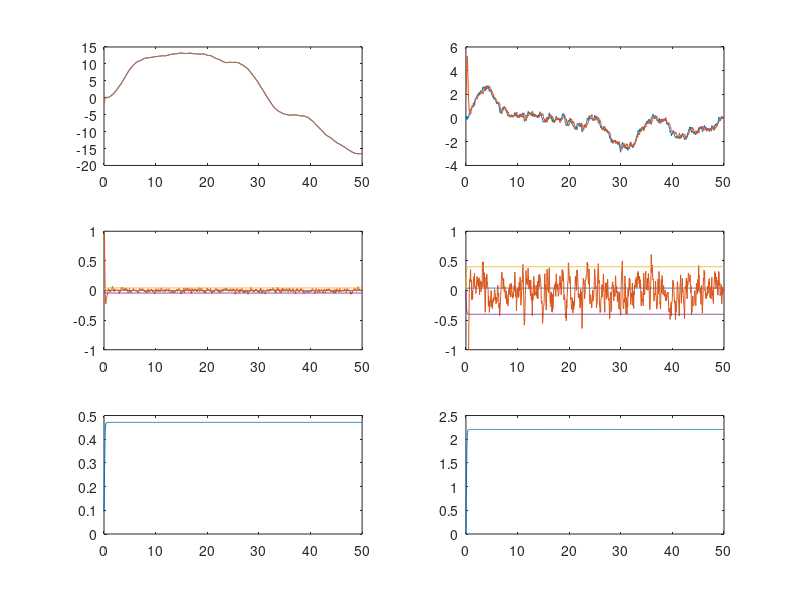

Write the MATLAB code that produced this figure.
clear all
close all

load('hw1_soln_data.mat');

m = 100;
b = 20;
Ts = .05;

A_C = [0 1;0  -b/m];
B_C = [0; 1/m];
C_C = [1 0];
D_C = 0;

SYSC = ss(A_C,B_C,C_C,D_C);
SYSD = c2d(SYSC,Ts);

A = SYSD.A;
B = SYSD.B;
C = SYSD.C;
D = SYSD.D;

Time = t;%0:Ts:40;

states_actual = [xtr;vtr]%zeros(2,length(Time)+1);
states_predicted = zeros(2,length(Time)+1);
kalman_gains = zeros(2,length(Time));
covariances = zeros(2,length(Time)+1);

index_counter = 1

R = flipud(fliplr(R));%diag([.0001,.01]);
%Q = .001;

Sigma = .000001*eye(2);
covariances(1,1) = Sigma(1,1);
covariances(2,1) = Sigma(2,2);

estimated_state =flipud(mu0);%[0;0];
states_predicted(:,1) = estimated_state;

u_overtime = u;
for t = Time
%     if t<5
%         u = 50;
%     elseif t>=25 && t<30
%         u = -50;
%     else
%         u = 0;
%     end
    u = u_overtime(index_counter);
%     current_state = states_actual(:,index_counter);
%     next_state = A*current_state+B*u+mvnrnd([0;0],R)';
%     states_actual(:,index_counter+1) = next_state;
    
    estimated_state  = A*estimated_state+B*u;
    Sigma = A*Sigma*A'+R;
    K = Sigma*C'/(C*Sigma*C'+Q);
    estimated_state = estimated_state+...
        K*(z(index_counter)-C*estimated_state);
    Sigma = (eye(2)-K*C)*Sigma;
    kalman_gains(:,index_counter) = K;
    covariances(:,index_counter+1) = diag(Sigma);
    
    states_predicted(:,index_counter+1)=estimated_state;
    
    index_counter = index_counter + 1;
end


subplot(3,2,5);
plot(Time,kalman_gains(1,:));

subplot(3,2,6);
plot(Time,kalman_gains(2,:));

%

subplot(3,2,1);
plot(Time,states_actual(1,:));
hold on
plot(Time,states_predicted(1,1:end-1));

subplot(3,2,2);
plot(Time,states_actual(2,:));
hold on
plot(Time,states_predicted(2,1:end-1));

%Time = [Time max(Time)+Ts];
subplot(3,2,3);
plot(Time,covariances(1,1:end-1));
hold on
plot(Time,states_actual(1,:)-states_predicted(1,2:end));
plot(Time,2*sqrt(covariances(1,1:end-1)));
plot(Time,-2*sqrt(covariances(1,1:end-1)));
ylim([-1 1]);

subplot(3,2,4);
plot(Time,covariances(2,1:end-1));
hold on
plot(Time,states_actual(2,:)-states_predicted(2,2:end));
plot(Time,2*sqrt(covariances(2,1:end-1)));
plot(Time,-2*sqrt(covariances(2,1:end-1)));
ylim([-1 1]);